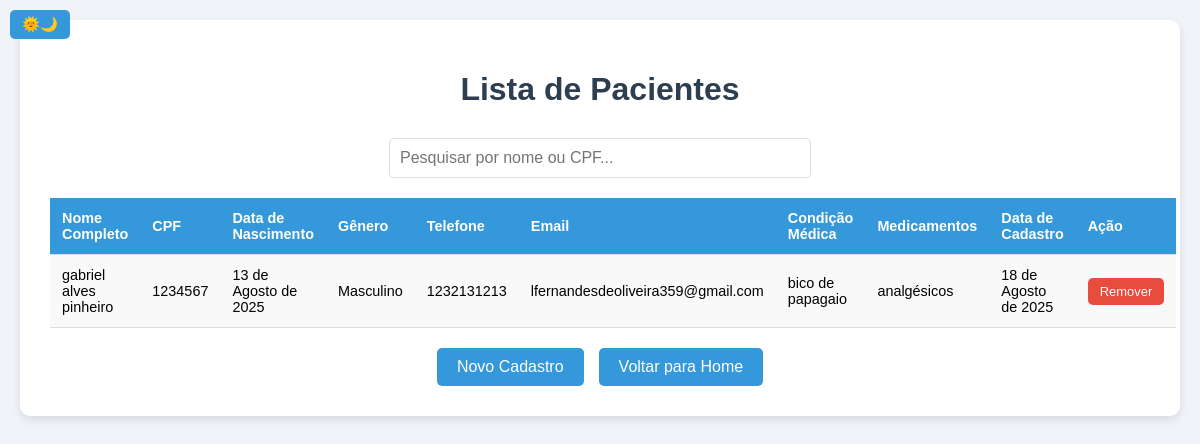
The app's page /lista/ with its own data.
### pacientes/models.py (models this page shows, shortened)
class Paciente(models.Model):
    GENERO_CHOICES = (
        ('M', 'Masculino'),
        ('F', 'Feminino'),
        ('O', 'Outro'),
    )
    nome_completo = models.CharField(max_length=200)
    data_nascimento = models.DateField()
    genero = models.CharField(max_length=1, choices=GENERO_CHOICES)
    cpf = models.CharField(max_length=14, unique=True)
    telefone = models.CharField(max_length=15)
    email = models.EmailField(blank=True, null=True)
    condicao_medica = models.TextField()
    medicamentos = models.TextField()
    data_cadastro = models.DateField(auto_now_add=True)

### pacientes/views.py (the view)
# urls.py: path('lista/', views.lista_pacientes, name='lista_pacientes'),
def lista_pacientes(request):
    pacientes = Paciente.objects.all().order_by('-data_cadastro')
    return render(request, 'pacientes/lista.html', {'pacientes': pacientes})

### pacientes/templates/pacientes/lista.html (shortened to what this page needs)
<!DOCTYPE html>
<html>
<head>
</head>
<body>
    <button onclick="toggleDarkMode()" class="button theme-toggle">🌞🌙</button>
    <div class="container">
        <h1>Lista de Pacientes</h1>
        <div class="search-container">
            <input type="text" id="searchInput" placeholder="Pesquisar por nome ou CPF..." onkeyup="searchTable()">
        </div>
        <table>
            <tr>
                <th>Nome Completo</th>
                <th>CPF</th>
                <th>Data de Nascimento</th>
                <th>Gênero</th>
                <th>Telefone</th>
                <th>Email</th>
                <th>Condição Médica</th>
                <th>Medicamentos</th>
                <th>Data de Cadastro</th>
                <th>Ação</th>
            </tr>
            {% for paciente in pacientes %}
            <tr class="paciente-row">
                <td>{{ paciente.nome_completo }}</td>
                <td>{{ paciente.cpf }}</td>
                <td>{{ paciente.data_nascimento }}</td>
                <td>{{ paciente.get_genero_display }}</td>
                <td>{{ paciente.telefone }}</td>
                <td>{{ paciente.email|default:"Não informado" }}</td>
                <td>{{ paciente.condicao_medica }}</td>
                <td>{{ paciente.medicamentos }}</td>
                <td>{{ paciente.data_cadastro }}</td>
                <td>
                    <a href="{% url 'remover_paciente' paciente.id %}" class="remove-btn">Remover</a>
                </td>
            </tr>
            {% empty %}
            <tr>
                <td colspan="10">Nenhum paciente cadastrado</td>
            </tr>
            {% endfor %}
        </table>
        <div class="button-container">
            <a href="{% url 'cadastro_paciente' %}">Novo Cadastro</a>
            <a href="{% url 'home' %}">Voltar para Home</a>
        </div>
    </div>
</body>
</html>

### pacientes/templates/pacientes/lista.html (style rules this page uses)
body { font-family: 'Arial', sans-serif; background-color: #f0f4f8; margin: 0; padding: 20px; transition: all 0.3s; }
.container { max-width: 1200px; margin: 0 auto; background-color: white; padding: 30px; border-radius: 10px; box-shadow: 0 4px 10px rgba(0, 0, 0, 0.1); transition: all 0.3s; }
h1 { color: #2c3e50; text-align: center; margin-bottom: 30px; }
.search-container { margin-bottom: 20px; text-align: center; }
#searchInput { padding: 10px; width: 50%; max-width: 400px; border: 1px solid #ddd; border-radius: 5px; font-size: 1em; transition: all 0.3s; }
table { width: 100%; border-collapse: collapse; margin-bottom: 20px; }
th, td { padding: 12px; text-align: left; border-bottom: 1px solid #ddd; font-size: 0.9em; transition: all 0.3s; }
th { background-color: #3498db; color: white; }
tr:nth-child(even) { background-color: #f9f9f9; }
.button-container { display: flex; justify-content: center; gap: 15px; }
a { display: inline-block; padding: 10px 20px; background-color: #3498db; color: white; text-decoration: none; border-radius: 5px; transition: background-color 0.3s ease; }
.remove-btn { padding: 6px 12px; background-color: #e74c3c; color: white; border: none; border-radius: 5px; cursor: pointer; font-size: 0.9em; transition: background-color 0.3s ease; }
.theme-toggle { position: fixed; top: 10px; left: 10px; padding: 6px 12px; font-size: 0.9em; background-color: #3498db; color: white; border: none; border-radius: 5px; cursor: pointer; transition: all 0.3s ease; }

### records on screen
Paciente: nome_completo "gabriel alves pinheiro", cpf "1234567", data_nascimento "13 de Agosto de 2025", genero "Masculino", telefone "1232131213", email "lfernandesdeoliveira359@gmail.com", condicao_medica "bico de papagaio", medicamentos "analgésicos", data_cadastro "18 de Agosto de 2025"
